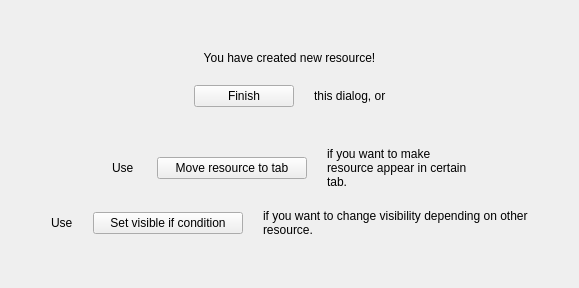
  <widget class="QWizardPage" name="wizardPage_3">
   <property name="title">
    <string>Done.</string>
   </property>
   <property name="subTitle">
    <string>Resource have been created.</string>
   </property>
   <layout class="QVBoxLayout" name="verticalLayout_11">
    <property name="spacing">
     <number>20</number>
    </property>
    <item>
     <spacer name="verticalSpacer_20">
      <property name="orientation">
       <enum>Qt::Vertical</enum>
      </property>
      <property name="sizeHint" stdset="0">
       <size>
        <width>20</width>
        <height>40</height>
       </size>
      </property>
     </spacer>
    </item>
    <item>
     <widget class="QLabel" name="label_24">
      <property name="text">
       <string>You have created new resource!</string>
      </property>
      <property name="alignment">
       <set>Qt::AlignCenter</set>
      </property>
     </widget>
    </item>
    <item>
     <layout class="QHBoxLayout" name="horizontalLayout_5">
      <item>
       <spacer name="horizontalSpacer_2">
        <property name="orientation">
         <enum>Qt::Horizontal</enum>
        </property>
        <property name="sizeHint" stdset="0">
         <size>
          <width>40</width>
          <height>20</height>
         </size>
        </property>
       </spacer>
      </item>
      <item>
       <widget class="QPushButton" name="Finish">
        <property name="minimumSize">
         <size>
          <width>100</width>
          <height>0</height>
         </size>
        </property>
        <property name="maximumSize">
         <size>
          <width>100</width>
          <height>16777215</height>
         </size>
        </property>
        <property name="text">
         <string>Finish</string>
        </property>
       </widget>
      </item>
      <item>
       <widget class="QLabel" name="label_25">
        <property name="text">
         <string>this dialog, or</string>
        </property>
       </widget>
      </item>
      <item>
       <spacer name="horizontalSpacer_3">
        <property name="orientation">
         <enum>Qt::Horizontal</enum>
        </property>
        <property name="sizeHint" stdset="0">
         <size>
          <width>40</width>
          <height>20</height>
         </size>
        </property>
       </spacer>
      </item>
     </layout>
    </item>
    <item>
     <spacer name="verticalSpacer_23">
      <property name="orientation">
       <enum>Qt::Vertical</enum>
      </property>
      <property name="sizeType">
       <enum>QSizePolicy::Fixed</enum>
      </property>
      <property name="sizeHint" stdset="0">
       <size>
        <width>20</width>
        <height>20</height>
       </size>
      </property>
     </spacer>
    </item>
    <item>
     <layout class="QHBoxLayout" name="horizontalLayout_4">
      <item>
       <spacer name="horizontalSpacer_4">
        <property name="orientation">
         <enum>Qt::Horizontal</enum>
        </property>
        <property name="sizeHint" stdset="0">
         <size>
          <width>40</width>
          <height>20</height>
         </size>
        </property>
       </spacer>
      </item>
      <item>
       <widget class="QLabel" name="label_28">
        <property name="text">
         <string>Use </string>
        </property>
       </widget>
      </item>
      <item>
       <widget class="QPushButton" name="ToTab">
        <property name="minimumSize">
         <size>
          <width>150</width>
          <height>0</height>
         </size>
        </property>
        <property name="maximumSize">
         <size>
          <width>16777215</width>
          <height>16777215</height>
         </size>
        </property>
        <property name="text">
         <string>Move resource to tab</string>
        </property>
       </widget>
      </item>
      <item>
       <widget class="QLabel" name="label_26">
        <property name="text">
         <string>if you want to make resource appear in certain tab.</string>
        </property>
        <property name="wordWrap">
         <bool>true</bool>
        </property>
       </widget>
      </item>
      <item>
       <spacer name="horizontalSpacer_5">
        <property name="orientation">
         <enum>Qt::Horizontal</enum>
        </property>
        <property name="sizeHint" stdset="0">
         <size>
          <width>40</width>
          <height>20</height>
         </size>
        </property>
       </spacer>
      </item>
     </layout>
    </item>
    <item>
     <layout class="QHBoxLayout" name="horizontalLayout_3">
      <item>
       <spacer name="horizontalSpacer_6">
        <property name="orientation">
         <enum>Qt::Horizontal</enum>
        </property>
        <property name="sizeHint" stdset="0">
         <size>
          <width>40</width>
          <height>20</height>
         </size>
        </property>
       </spacer>
      </item>
      <item>
       <widget class="QLabel" name="label_29">
        <property name="text">
         <string>Use</string>
        </property>
       </widget>
      </item>
      <item>
       <widget class="QPushButton" name="VisibleIf">
        <property name="minimumSize">
         <size>
          <width>150</width>
          <height>0</height>
         </size>
        </property>
        <property name="maximumSize">
         <size>
          <width>16777215</width>
          <height>16777215</height>
         </size>
        </property>
        <property name="text">
         <string>Set visible if condition</string>
        </property>
       </widget>
      </item>
      <item>
       <widget class="QLabel" name="label_27">
        <property name="text">
         <string>if you want to change visibility depending on other resource.</string>
        </property>
        <property name="wordWrap">
         <bool>true</bool>
        </property>
       </widget>
      </item>
      <item>
       <spacer name="horizontalSpacer_7">
        <property name="orientation">
         <enum>Qt::Horizontal</enum>
        </property>
        <property name="sizeHint" stdset="0">
         <size>
          <width>40</width>
          <height>20</height>
         </size>
        </property>
       </spacer>
      </item>
     </layout>
    </item>
    <item>
     <spacer name="verticalSpacer_21">
      <property name="orientation">
       <enum>Qt::Vertical</enum>
      </property>
      <property name="sizeHint" stdset="0">
       <size>
        <width>20</width>
        <height>40</height>
       </size>
      </property>
     </spacer>
    </item>
   </layout>
  </widget>
